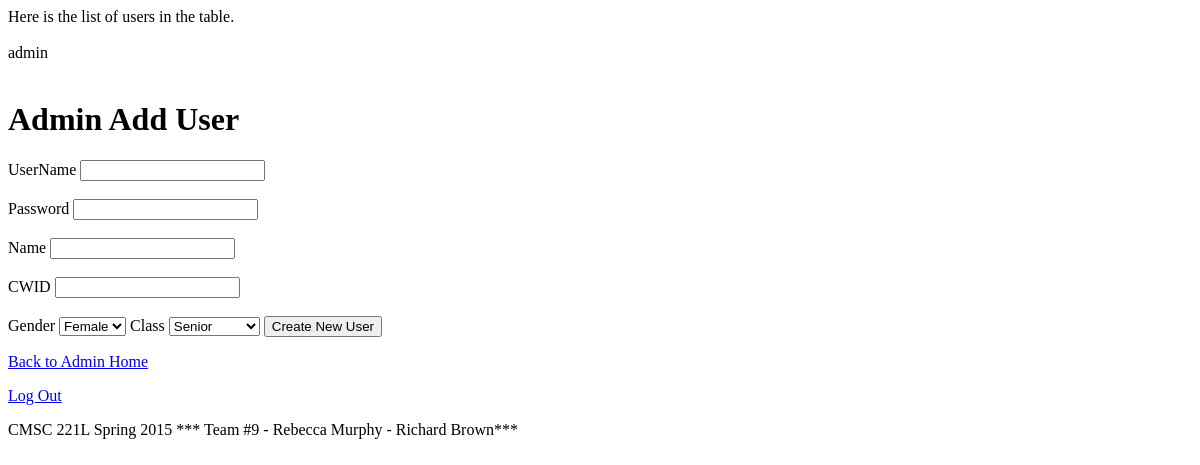
Before: /admin_add_user.php with the older database file.
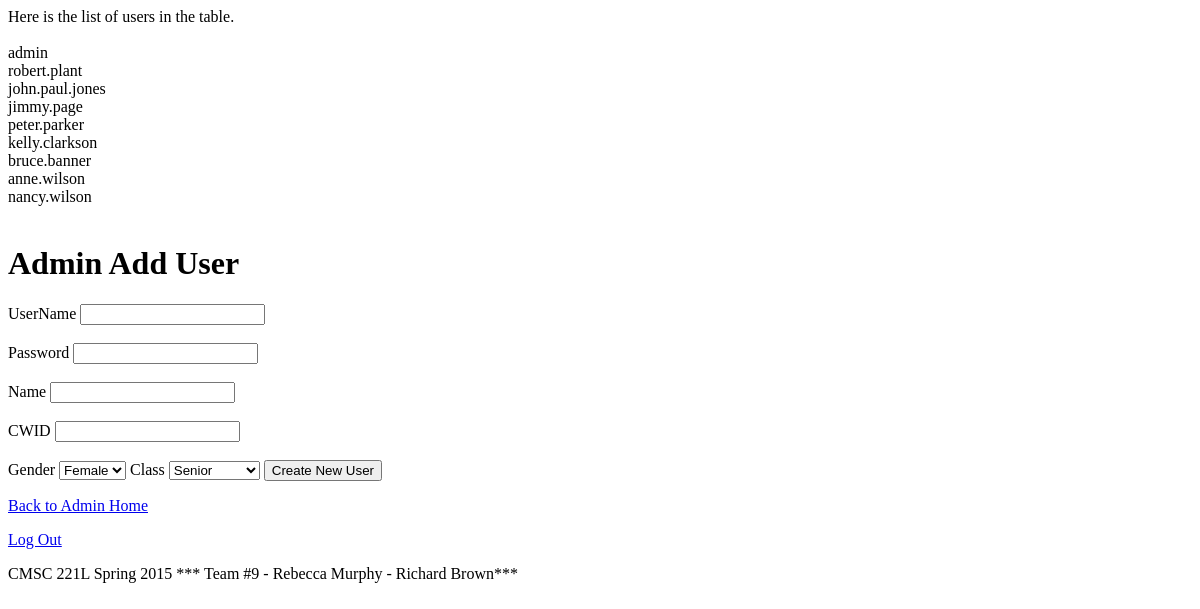
After: the same page with the newer database file.
### tables this page shows
CREATE TABLE `users` (
  `username` varchar(30) NOT NULL,
  `kind` enum('student','admin') NOT NULL,
  `password` varchar(30) NOT NULL,
  `name` text NOT NULL,
  `CWID` varchar(8) NOT NULL,
  `gender` enum('male','female','other','') NOT NULL,
  `class` enum('Freshman','Sophomore','Junior','Senior','') NOT NULL
);

### db.php (called while the page is built, shortened)
<?php
require_once 'connect.php';
if ($db_found){
	$sql = "SELECT * FROM users;";
	$result = mysql_query($sql);
}
$users = array();
while($row = mysql_fetch_assoc($result)) {
    $users[$row["username"]] = $row;
}
?>

### connect.php (called while the page is built, shortened)
<?php
$servername="localhost";
$username="root";
$password="";
$dbname = "housing_selection";
$conn = mysql_connect($servername,$username,$password);
$db_found = mysql_select_db($dbname, $conn);
?>

### admin_add_user.php (the view, shortened to what this page needs)
<?php
require_once 'connect.php';
require_once 'db.php';
foreach($users as $user){
	echo $user['username']."<br>";
}
	?>
<html>
	<head>
		<p>
			<h1>Admin Add User</h1>
		</p>
	</head>
	<body>
	<form action="admin_add_user.php" method='post'>
		<label for="username">UserName</label>
		<input type="text" required="required" name="username">
		<br>
		<br>
		<label for="password">Password</label>
		<input type="password" name="password"required="required">
		<br><br>
			<label for="name" >Name</label>
			<input type="text" required="required" name="name">
			<br>
			<br>
			<label for="cwid">CWID</label>
			<input type="text" name="cwid"required="required">
			<br>
			<br>
			<label for='gender'>Gender</label>
			<select name ='gender'>
				<option value="Female">Female</option>
			</select>
			<label for='class'>Class</label>
			<select name='class'>
				<option value="Senior">Senior</option>
			</select>
		    <input type="submit" value="Create New User" name='submitForm'>
	</form>
	<a href="admin.php">Back to Admin Home</a>
	<a href="logout.php">Log Out</a>
	<footer>
		<p>CMSC 221L  Spring 2015  *** Team #9 - Rebecca Murphy - Richard Brown***</p>
	</footer>
	</body>
</html>

Changed rows visible on the page:
added users: username "robert.plant"
added users: username "john.paul.jones"
added users: username "jimmy.page"
added users: username "peter.parker"
added users: username "kelly.clarkson"
added users: username "bruce.banner"
added users: username "anne.wilson"
added users: username "nancy.wilson"
